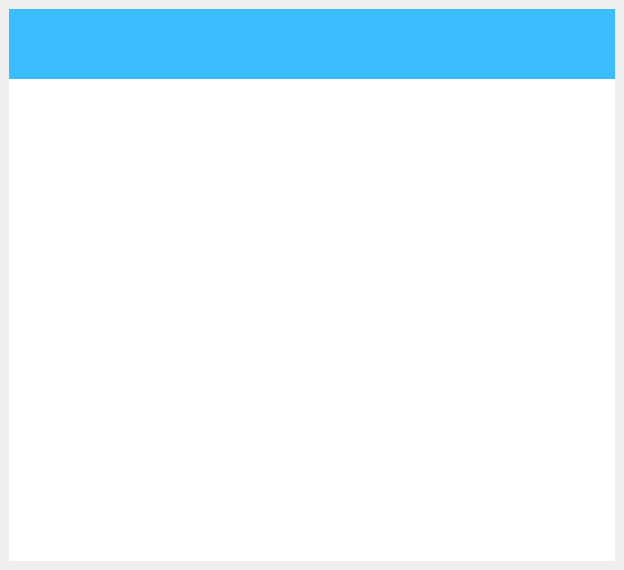
<?xml version="1.0" encoding="UTF-8"?>
<ui version="4.0">
 <class>Widget</class>
 <widget class="QWidget" name="Widget">
  <property name="geometry">
   <rect>
    <x>0</x>
    <y>0</y>
    <width>624</width>
    <height>570</height>
   </rect>
  </property>
  <property name="windowTitle">
   <string>Widget</string>
  </property>
  <property name="styleSheet">
   <string notr="true">QWidget#topBar{
background:#3CBDFF;
}

#bgWgt{
background:white;
}
</string>
  </property>
  <layout class="QHBoxLayout" name="horizontalLayout">
   <property name="spacing">
    <number>0</number>
   </property>
   <property name="leftMargin">
    <number>0</number>
   </property>
   <property name="topMargin">
    <number>0</number>
   </property>
   <property name="rightMargin">
    <number>0</number>
   </property>
   <property name="bottomMargin">
    <number>0</number>
   </property>
   <item>
    <widget class="QWidget" name="shadowBg" native="true">
     <layout class="QHBoxLayout" name="shadowLayout">
      <property name="spacing">
       <number>0</number>
      </property>
      <property name="leftMargin">
       <number>9</number>
      </property>
      <property name="topMargin">
       <number>9</number>
      </property>
      <property name="rightMargin">
       <number>9</number>
      </property>
      <property name="bottomMargin">
       <number>9</number>
      </property>
      <item>
       <widget class="QWidget" name="bgWgt" native="true">
        <layout class="QVBoxLayout" name="verticalLayout">
         <property name="spacing">
          <number>0</number>
         </property>
         <property name="leftMargin">
          <number>0</number>
         </property>
         <property name="topMargin">
          <number>0</number>
         </property>
         <property name="rightMargin">
          <number>0</number>
         </property>
         <property name="bottomMargin">
          <number>0</number>
         </property>
         <item>
          <widget class="TopBarWgt" name="topBar">
           <property name="minimumSize">
            <size>
             <width>0</width>
             <height>70</height>
            </size>
           </property>
           <property name="maximumSize">
            <size>
             <width>16777215</width>
             <height>70</height>
            </size>
           </property>
           <property name="mouseTracking">
            <bool>false</bool>
           </property>
           <property name="frameShape">
            <enum>QFrame::NoFrame</enum>
           </property>
           <property name="frameShadow">
            <enum>QFrame::Raised</enum>
           </property>
           <property name="lineWidth">
            <number>0</number>
           </property>
          </widget>
         </item>
         <item>
          <widget class="QStackedWidget" name="stackedWidget">
           <property name="mouseTracking">
            <bool>false</bool>
           </property>
          </widget>
         </item>
        </layout>
       </widget>
      </item>
     </layout>
    </widget>
   </item>
  </layout>
 </widget>
 <layoutdefault spacing="6" margin="11"/>
 <customwidgets>
  <customwidget>
   <class>TopBarWgt</class>
   <extends>QFrame</extends>
   <header location="global">../../Src/UI/topbarwgt.h</header>
   <container>1</container>
  </customwidget>
 </customwidgets>
 <resources/>
 <connections/>
</ui>
